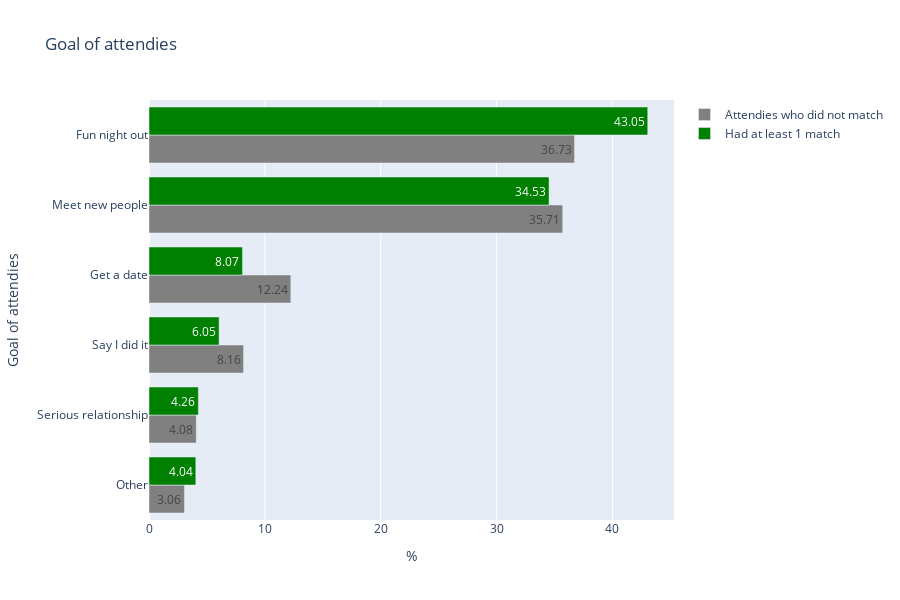

This figure's notebook cell:
### Code cell
goal_fig = go.Figure()
goal_fig.add_trace(
    go.Bar(
        x=graph_df["Attendies who did not match"], 
        y=graph_df.index, 
        orientation="h", 
        text = graph_df["Attendies who did not match"],
        name="Attendies who did not match",
        marker_color = "grey"
    )
)
goal_fig.add_trace(
    go.Bar(
        x=graph_df["Had at least 1 match"],
        y=graph_df.index,
        orientation="h",
        text = graph_df["Had at least 1 match"],
        name="Had at least 1 match",
        marker_color = "green"
    )
)
goal_fig.update_layout(
    barmode="group", 
    xaxis_title="%", yaxis_title="Goal of attendies",
    autosize=False,
    height=600,
    title="Goal of attendies"
)

goal_fig.show()

### Figure 1 — Plotly figure (JSON) as saved in the notebook; plotly's stock layout.template omitted (floating-point values rounded to 4 significant figures)
{"data": [{"marker": {"color": "grey"}, "name": "Attendies who did not match", "orientation": "h", "text": [3.06, 4.08, 8.16, 12.24, 35.71, 36.73], "type": "bar", "x": [3.06, 4.08, 8.16, 12.24, 35.71, 36.73], "y": ["Other", "Serious relationship", "Say I did it", "Get a date", "Meet new people", "Fun night out"]}, {"marker": {"color": "green"}, "name": "Had at least 1 match", "orientation": "h", "text": [4.04, 4.26, 6.05, 8.07, 34.53, 43.05], "type": "bar", "x": [4.04, 4.26, 6.05, 8.07, 34.53, 43.05], "y": ["Other", "Serious relationship", "Say I did it", "Get a date", "Meet new people", "Fun night out"]}], "layout": {"autosize": false, "barmode": "group", "height": 600, "title": {"text": "Goal of attendies"}, "xaxis": {"title": {"text": "%"}}, "yaxis": {"title": {"text": "Goal of attendies"}}}}
